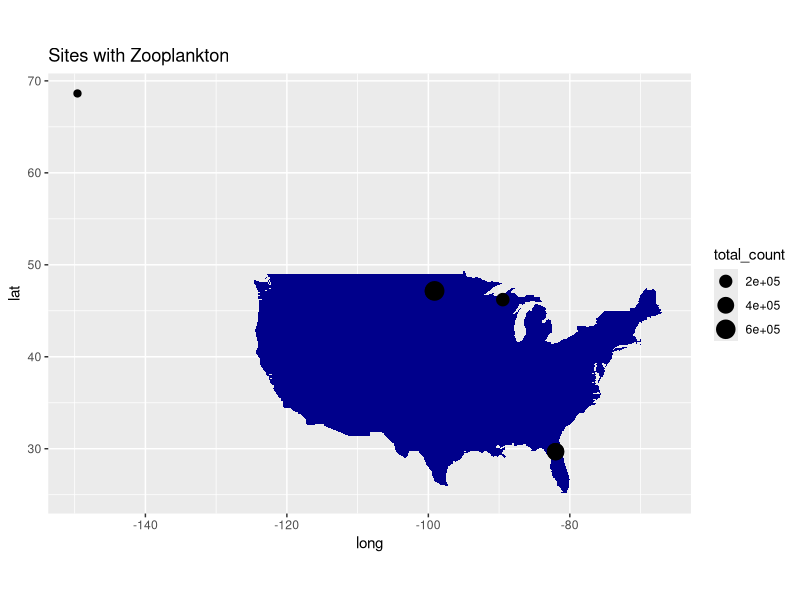
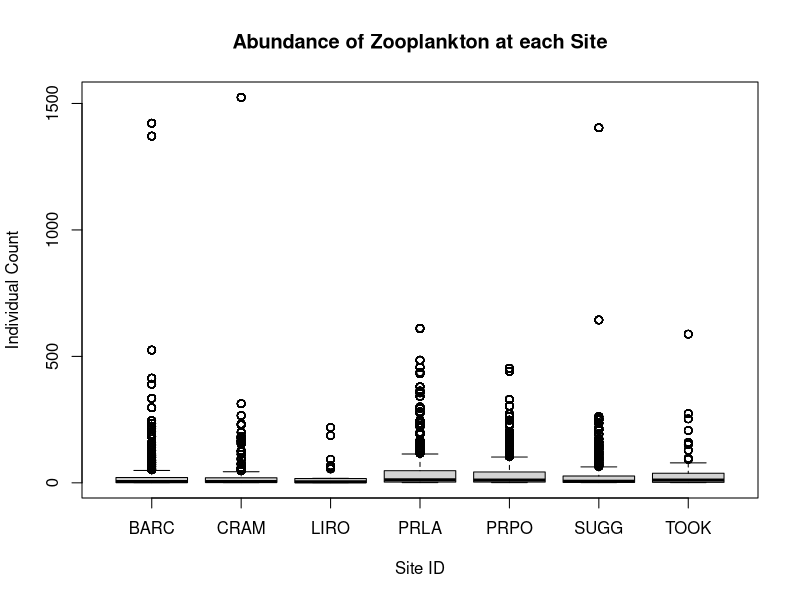
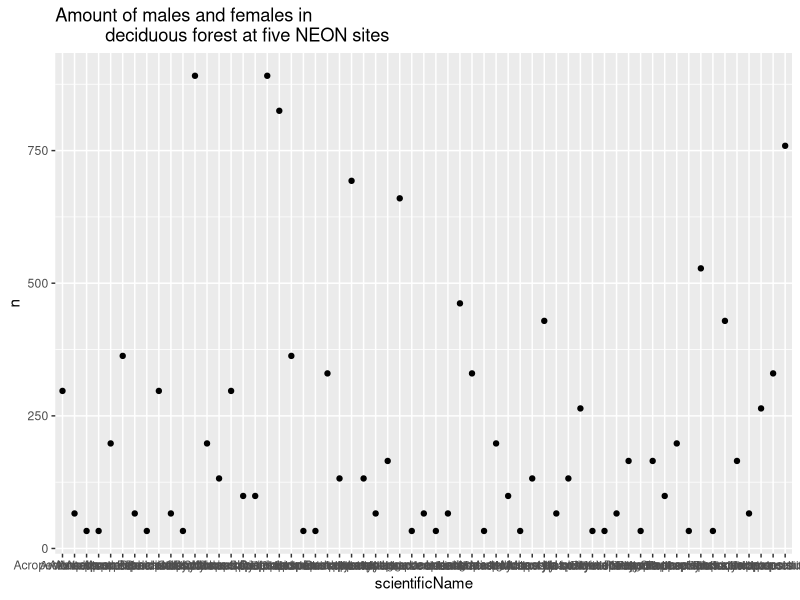

The R script that drew these images, in order:
## ---- chunk 1
knitr::opts_chunk$set(echo = TRUE)
## ---- chunk 2
# If you add any additional packages here, make sure they are
# also listed in the DESCRIPTION file
library("dplyr")
library("tidyr")
library("ggplot2")
library("readr")
## ---- chunk 3
# this is the information on location of zooplankton caught
zoo_data <- read_csv("filesToStack20219/stackedFiles/zoo_fieldData.csv")

# this is the info about the taxonomic identity of zooplankton found
zoo_tax <- read_csv("filesToStack20219/stackedFiles/zoo_taxonomyProcessed.csv")
## ---- chunk 4
# this is the combined data from two sets
zoo_all <- zoo_data %>%
  left_join(zoo_tax, by = "siteID")
## ---- chunk 5
usa_map <- map_data("usa")

points_with_lat_long <- zoo_all %>%
  filter(!is.na(decimalLatitude)) %>%
  filter(individualCount > 0) %>%
  group_by(siteID) %>%
  summarize(total_count = sum(individualCount),
            mean_lat = mean(decimalLatitude),
            mean_long = mean(decimalLongitude))

ggplot() +
  geom_polygon(data = usa_map,
               aes(x = long,
                   y = lat,
                   group = group),
               fill = "dark blue") +
  coord_fixed(1.3) +
  geom_point(data = points_with_lat_long,
           aes(x = mean_long,
               y = mean_lat,
               size = total_count)) +
  ggtitle("Sites with Zooplankton")
## ---- chunk 6
boxplot(individualCount ~ siteID, data = zoo_all,
        main = "Abundance of Zooplankton at each Site",
        xlab = "Site ID", ylab = "Individual Count")
## ---- chunk 7
barc <- zoo_all %>%
  filter(siteID == "BARC") %>%
  group_by(scientificName) %>%
  tally() %>%
  arrange(desc(n))
## ---- chunk 8
ggplot(data = barc,
       aes(x = scientificName, y = n)) +
  geom_point() +
  ggtitle("Amount of males and females in
          deciduous forest at five NEON sites")
